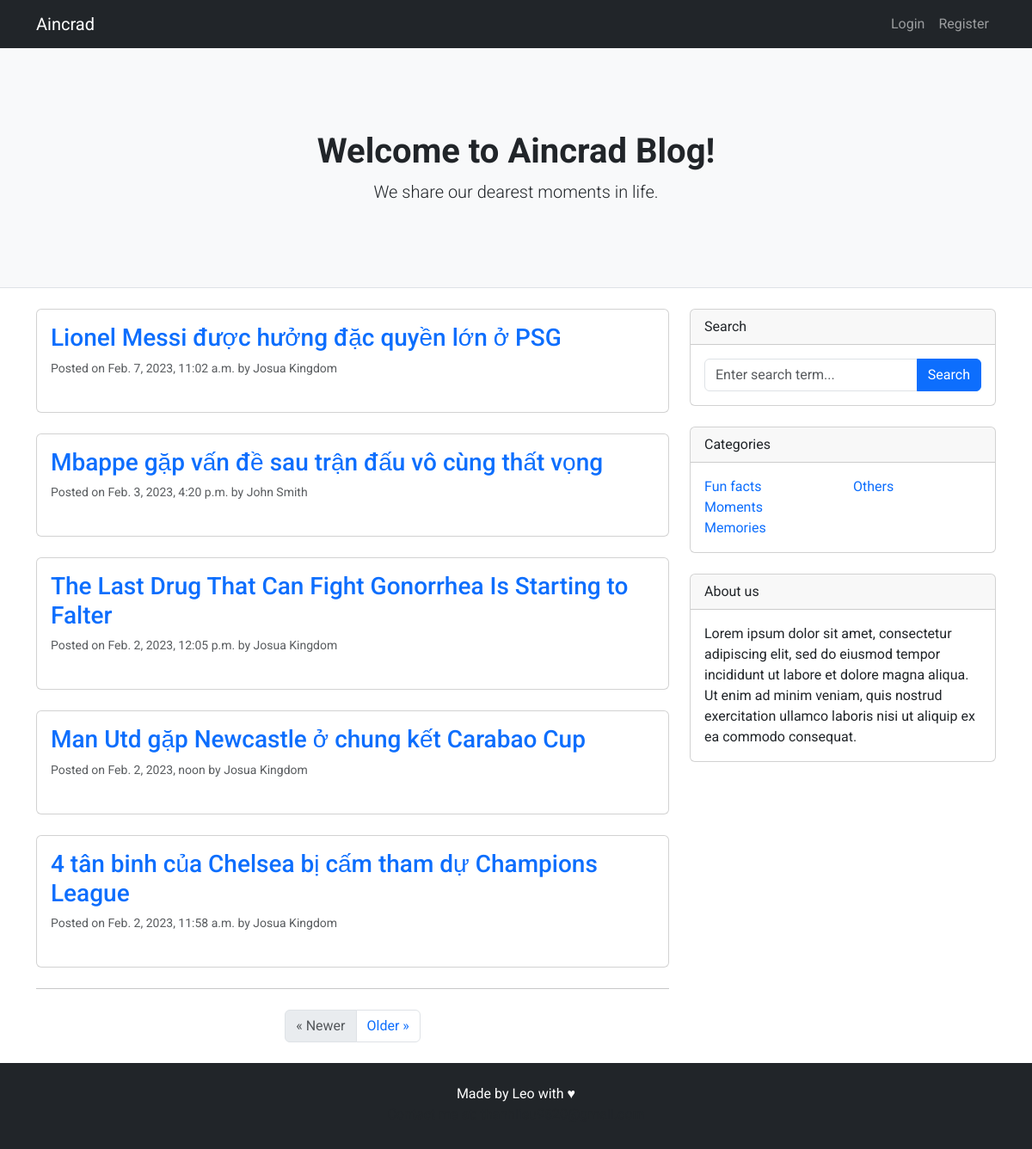
The page / on the database its author committed.
### core/models.py (models this page shows, shortened)
class Post(models.Model):
    title = models.CharField(max_length=200)
    author = models.ForeignKey(settings.AUTH_USER_MODEL, on_delete=models.CASCADE, related_name='blog_posts')
    created_on = models.DateTimeField(auto_now_add=True)
    content = models.TextField()
    update_on = models.DateTimeField(auto_now=True)
    class Meta:
        ordering = ['-created_on']

### accounts/models.py (models this page shows, shortened)
class CustomUser(AbstractBaseUser, PermissionsMixin):
    email = models.CharField(gettext_lazy('email address'),max_length=40, unique=True)
    username = models.CharField(max_length=150, unique=True)
    first_name = models.CharField(max_length=150)
    last_name = models.CharField(max_length=150)
    date_joined = models.DateTimeField(default=timezone.now)
    age = models.PositiveIntegerField(null=True, blank=True)
    description = models.TextField(blank=True, null=True)
    profile_image = models.ImageField(upload_to='profile_pics', blank=True, null=True)
    country = models.CharField(max_length=150, blank=True, null=True)
    is_staff = models.BooleanField(default=False)
    is_active = models.BooleanField(default=True) # if user_verified: True
    objects = CustomAccountManager()
    USERNAME_FIELD = 'email'
    REQUIRED_FIELDS = ['username', 'first_name', 'last_name']
    class Meta:
        ordering = ["-username"]

### core/views.py (the view)
# urls.py: path('', views.PostList.as_view(), name='home'),
class PostList(generic.ListView):
    queryset = Post.objects.order_by('-created_on')
    template_name = 'index.html'
    paginate_by = 5

### templates/index.html
{% extends 'base.html' %}
{% block content %}
<header class="py-5 bg-light border-bottom mb-4">
    <div class="container">
        <div class="text-center my-5">
            <h1 class="fw-bolder">Welcome to Aincrad Blog!</h1>
            <p class="lead mb-0">We share our dearest moments in life.</p>
        </div>
    </div>
</header>
<div class="container">
    <div class="row">
        <div class="col-lg-8">
            {% for post in post_list %}
                <div class="card mb-4">
                    <div class="card-body">
                        <h3 class="card-title"><a class="text-decoration-none link-primary" href="{% url 'post_detail' post.pk %}">{{ post.title }}</a></h3>
                        <div class="small text-muted">Posted on {{ post.created_on }} by {{ post.author.first_name }} {{ post.author.last_name }}</div>
                        <br/>
                    </div>
                </div>
            {% endfor %}
            {% if is_paginated %}
            <nav aria-label="Pagination">
                <hr class="my-0">
                <ul class="pagination justify-content-center my-4">
                    <li class="page-item {% if not page_obj.has_previous %}disabled{% endif %}"><a class="page-link" href="{% if page_obj.has_previous %}?page={{ page_obj.previous_page_number }} {% endif %}">&laquo; Newer</a></li>
                    <li class="page-item {% if not page_obj.has_next %}disabled{% endif %}"><a class="page-link" href="{% if page_obj.has_next %}?page={{ page_obj.next_page_number }} {% endif %}">Older &raquo;</a></li>
                </ul>
            </nav>
            {% endif %}
        </div>
        {% block sidebar %} {% include 'commons/sidebar.html' %} {% endblock sidebar %}
    </div>
</div>
{% endblock content %}

### static/css/base.css (style rules this page uses)
html { position: relative; min-height: 100%; }
body { margin: 0 0 100px 0; font-family: "Roboto", sans-serif; font-size: 1rem; font-weight: 400; line-height: 1.5; color: #212529; box-sizing: border-box; background-color: #fff; }
@media (prefers-reduced-motion: no-preference) { :root { scroll-behavior: smooth; } }

### rows shown on the page
Post: title "Lionel Messi được hưởng đặc quyền lớn ở PSG", created_on "Feb. 7, 2023, 11:02 a.m.", author.first_name "Josua", author.last_name "Kingdom"
Post: title "Mbappe gặp vấn đề sau trận đấu vô cùng thất vọng", created_on "Feb. 3, 2023, 4:20 p.m.", author.first_name "John", author.last_name "Smith"
Post: title "The Last Drug That Can Fight Gonorrhea Is Starting to Falter", created_on "Feb. 2, 2023, 12:05 p.m.", author.first_name "Josua", author.last_name "Kingdom"
Post: title "Man Utd gặp Newcastle ở chung kết Carabao Cup", created_on "Feb. 2, 2023, noon", author.first_name "Josua", author.last_name "Kingdom"
Post: title "4 tân binh của Chelsea bị cấm tham dự Champions League", created_on "Feb. 2, 2023, 11:58 a.m.", author.first_name "Josua", author.last_name "Kingdom"
